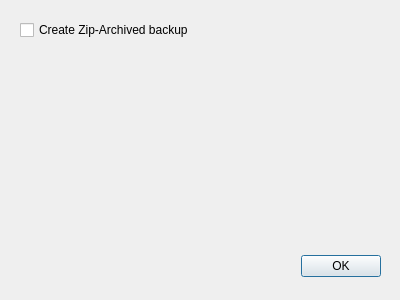
<?xml version="1.0" encoding="UTF-8"?>
<ui version="4.0">
 <class>EBDialogSettings</class>
 <widget class="QDialog" name="EBDialogSettings">
  <property name="windowModality">
   <enum>Qt::WindowModal</enum>
  </property>
  <property name="geometry">
   <rect>
    <x>0</x>
    <y>0</y>
    <width>400</width>
    <height>300</height>
   </rect>
  </property>
  <property name="minimumSize">
   <size>
    <width>400</width>
    <height>300</height>
   </size>
  </property>
  <property name="maximumSize">
   <size>
    <width>400</width>
    <height>300</height>
   </size>
  </property>
  <property name="windowTitle">
   <string>Settings</string>
  </property>
  <property name="modal">
   <bool>true</bool>
  </property>
  <widget class="QDialogButtonBox" name="buttonBox">
   <property name="geometry">
    <rect>
     <x>40</x>
     <y>250</y>
     <width>341</width>
     <height>32</height>
    </rect>
   </property>
   <property name="orientation">
    <enum>Qt::Horizontal</enum>
   </property>
   <property name="standardButtons">
    <set>QDialogButtonBox::Ok</set>
   </property>
   <property name="centerButtons">
    <bool>false</bool>
   </property>
  </widget>
  <widget class="QCheckBox" name="checkBox">
   <property name="geometry">
    <rect>
     <x>20</x>
     <y>20</y>
     <width>361</width>
     <height>20</height>
    </rect>
   </property>
   <property name="text">
    <string>Create Zip-Archived backup</string>
   </property>
  </widget>
 </widget>
 <resources/>
 <connections>
  <connection>
   <sender>buttonBox</sender>
   <signal>accepted()</signal>
   <receiver>EBDialogSettings</receiver>
   <slot>accept()</slot>
   <hints>
    <hint type="sourcelabel">
     <x>248</x>
     <y>254</y>
    </hint>
    <hint type="destinationlabel">
     <x>157</x>
     <y>274</y>
    </hint>
   </hints>
  </connection>
  <connection>
   <sender>buttonBox</sender>
   <signal>rejected()</signal>
   <receiver>EBDialogSettings</receiver>
   <slot>reject()</slot>
   <hints>
    <hint type="sourcelabel">
     <x>316</x>
     <y>260</y>
    </hint>
    <hint type="destinationlabel">
     <x>286</x>
     <y>274</y>
    </hint>
   </hints>
  </connection>
 </connections>
</ui>
